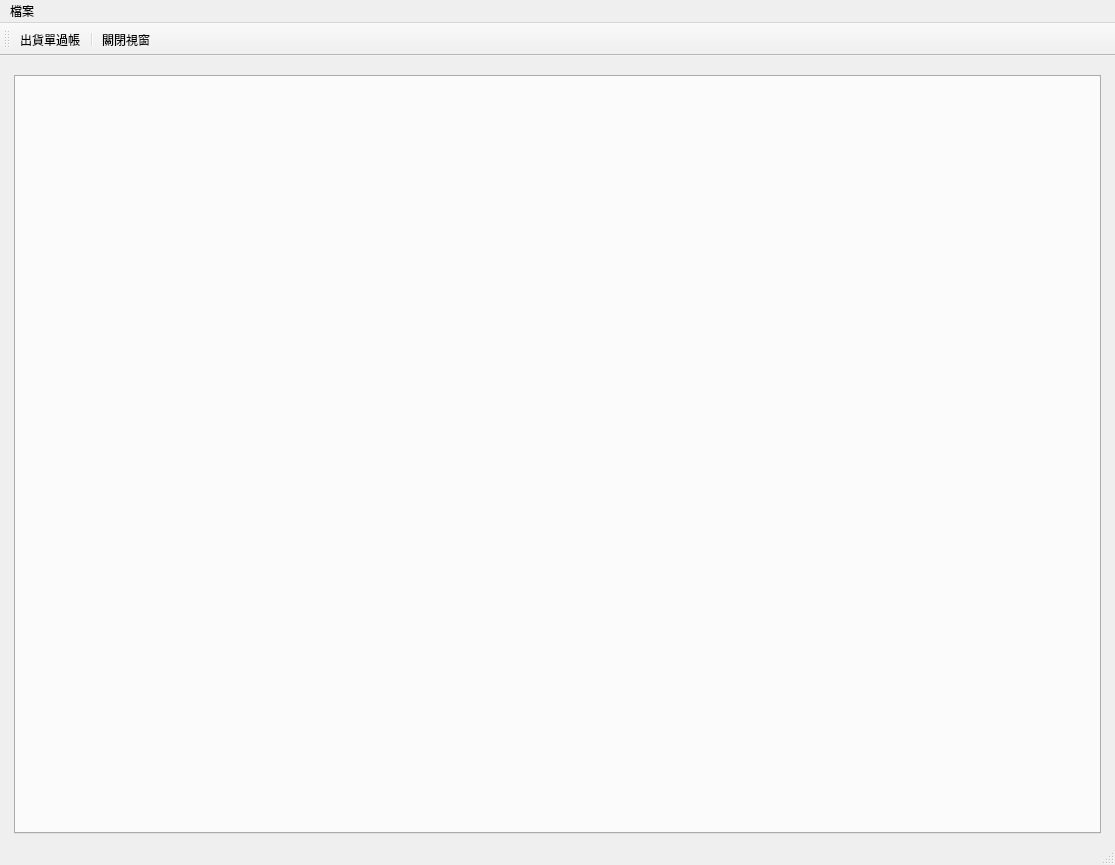
<?xml version="1.0" encoding="UTF-8"?>
<ui version="4.0">
 <class>DictMainWindow</class>
 <widget class="QMainWindow" name="DictMainWindow">
  <property name="geometry">
   <rect>
    <x>0</x>
    <y>0</y>
    <width>1115</width>
    <height>865</height>
   </rect>
  </property>
  <property name="windowTitle">
   <string>銷貨</string>
  </property>
  <widget class="QWidget" name="centralwidget">
   <layout class="QHBoxLayout" name="horizontalLayout">
    <item>
     <layout class="QVBoxLayout" name="verticalLayout">
      <property name="leftMargin">
       <number>5</number>
      </property>
      <property name="topMargin">
       <number>10</number>
      </property>
      <property name="rightMargin">
       <number>5</number>
      </property>
      <item>
       <widget class="QTabWidget" name="tabWidget_stock"/>
      </item>
     </layout>
    </item>
   </layout>
  </widget>
  <widget class="QStatusBar" name="statusbar"/>
  <widget class="QToolBar" name="toolBar">
   <property name="windowTitle">
    <string>toolBar</string>
   </property>
   <property name="toolButtonStyle">
    <enum>Qt::ToolButtonTextUnderIcon</enum>
   </property>
   <attribute name="toolBarArea">
    <enum>TopToolBarArea</enum>
   </attribute>
   <attribute name="toolBarBreak">
    <bool>false</bool>
   </attribute>
   <addaction name="action_update_stock"/>
   <addaction name="separator"/>
   <addaction name="action_close"/>
  </widget>
  <widget class="QMenuBar" name="menubar">
   <property name="geometry">
    <rect>
     <x>0</x>
     <y>0</y>
     <width>1115</width>
     <height>33</height>
    </rect>
   </property>
   <widget class="QMenu" name="menu">
    <property name="title">
     <string>檔案</string>
    </property>
   </widget>
   <addaction name="menu"/>
  </widget>
  <action name="action_close">
   <property name="icon">
    <iconset>
     <normaloff>../icons/application-exit.svg</normaloff>../icons/application-exit.svg</iconset>
   </property>
   <property name="text">
    <string>關閉視窗</string>
   </property>
  </action>
  <action name="action_update_stock">
   <property name="icon">
    <iconset>
     <normaloff>../icons/dialog-yes.svg</normaloff>../icons/dialog-yes.svg</iconset>
   </property>
   <property name="text">
    <string>出貨單過帳</string>
   </property>
   <property name="toolTip">
    <string>將處方資料庫存量扣除</string>
   </property>
  </action>
 </widget>
 <resources/>
 <connections/>
</ui>
